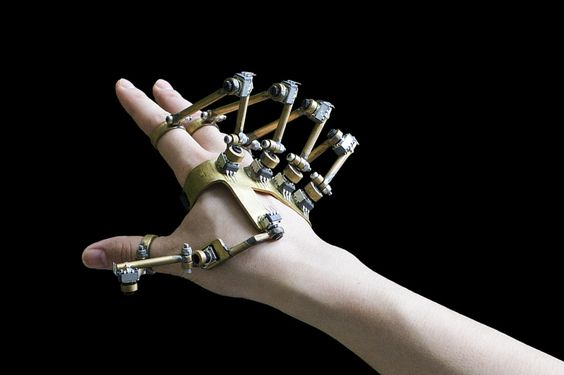
#> input picture haarcascade/dexmo.jpg, 564 x 375 px
$ python feature_detection.py
#> lines starting #> are read from the running program, lines starting #| are printed output that depends on the picture
import cv2
import numpy as np

img = cv2.imread("dexmo.jpg", cv2.IMREAD_GRAYSCALE)
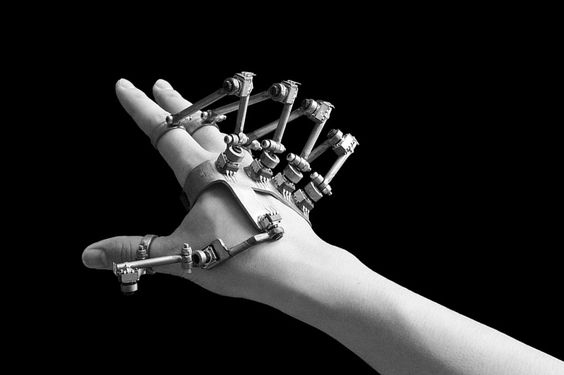
#> img: shape (375, 564); min 0, max 255, mean 34
img1 = cv2.imread("dexmo_flip.jpg", cv2.IMREAD_GRAYSCALE)
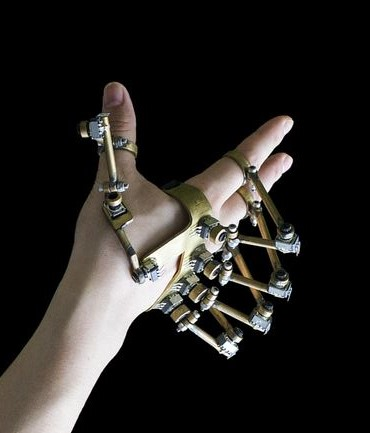
#> input picture haarcascade/dexmo_flip.jpg, 370 x 433 px
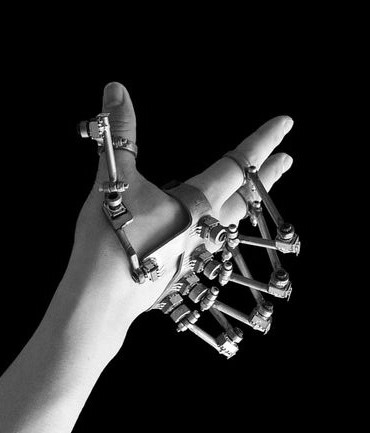
#> img1: shape (433, 370); min 0, max 255, mean 37.4

orb = cv2.ORB_create()
kp1, des1 = orb.detectAndCompute(img, None)
#> kp1 = 500 keypoints; strongest (x, y, size): (230, 137, 31), (267, 141, 31), (226, 138, 31), (227, 172, 31)
kp2, des2 = orb.detectAndCompute(img1, None)
#> kp2 = 500 keypoints; strongest (x, y, size): (234, 229, 37.2), (230, 267, 31), (240, 243, 31), (234, 225, 31)

bf = cv2.BFMatcher(cv2.NORM_HAMMING, crossCheck=True)
matches = bf.match(des1, des2)
#> matches = 398 matches
matches = sorted(matches, key=lambda x:x.distance)

matching_result = cv2.drawMatches(img, kp1, img1, kp2, matches[:30], None, flags=2)
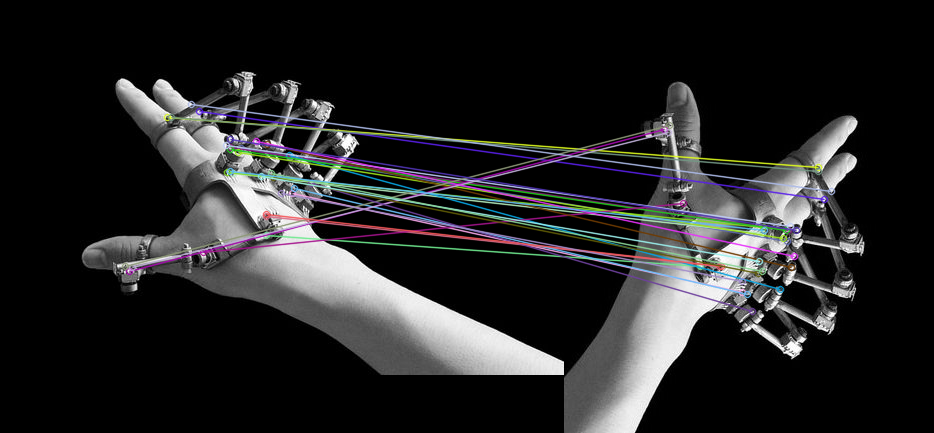
#> matching_result: shape (433, 934, 3); mean of channels 0, 1, 2 37.7, 37, 37; drawn as B, G, R

cv2.imshow("img", img)
cv2.imshow("img1", img1)
cv2.imshow("matching_result", matching_result)


cv2.waitKey(0)
cv2.destroyAllWindows()
